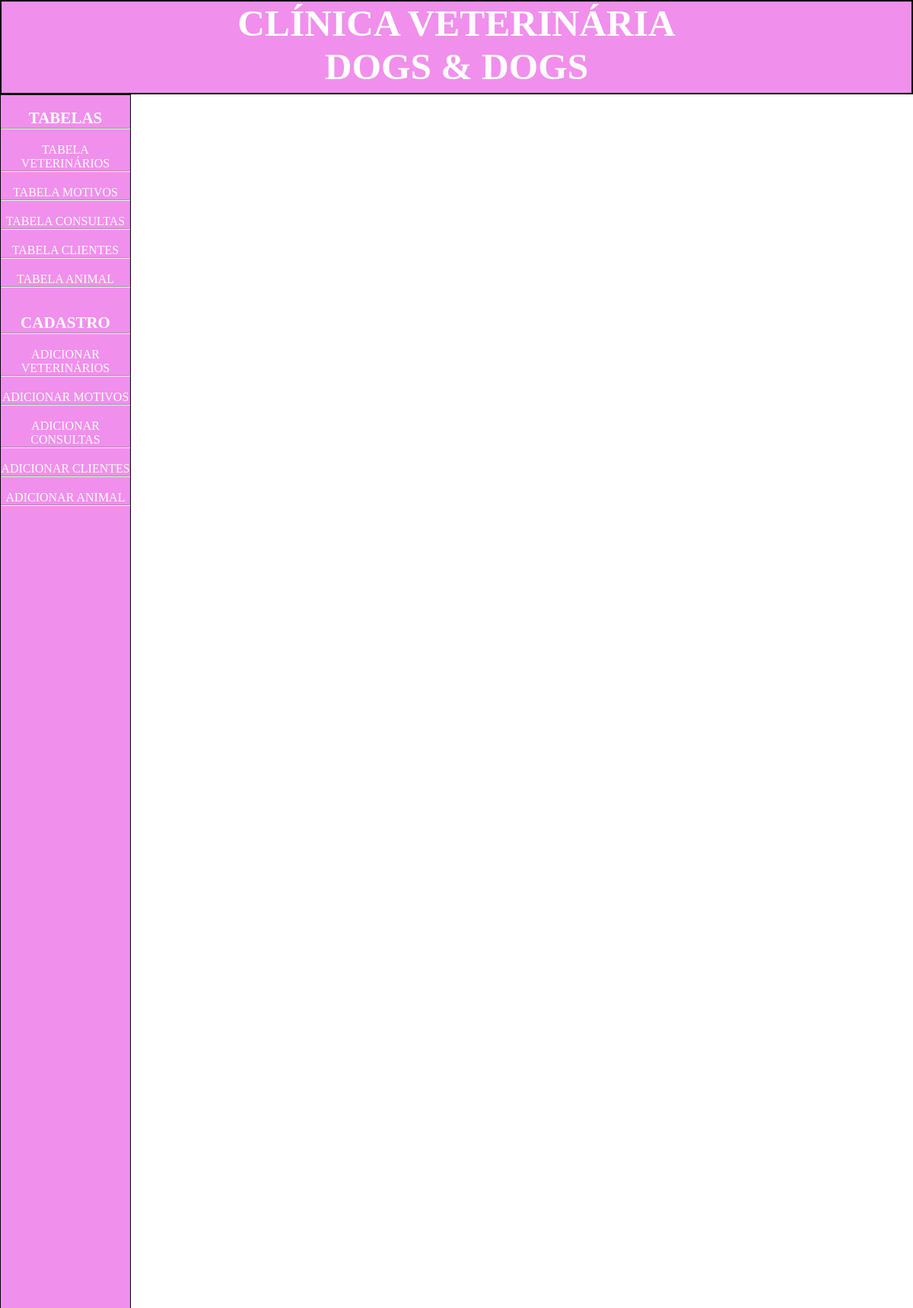
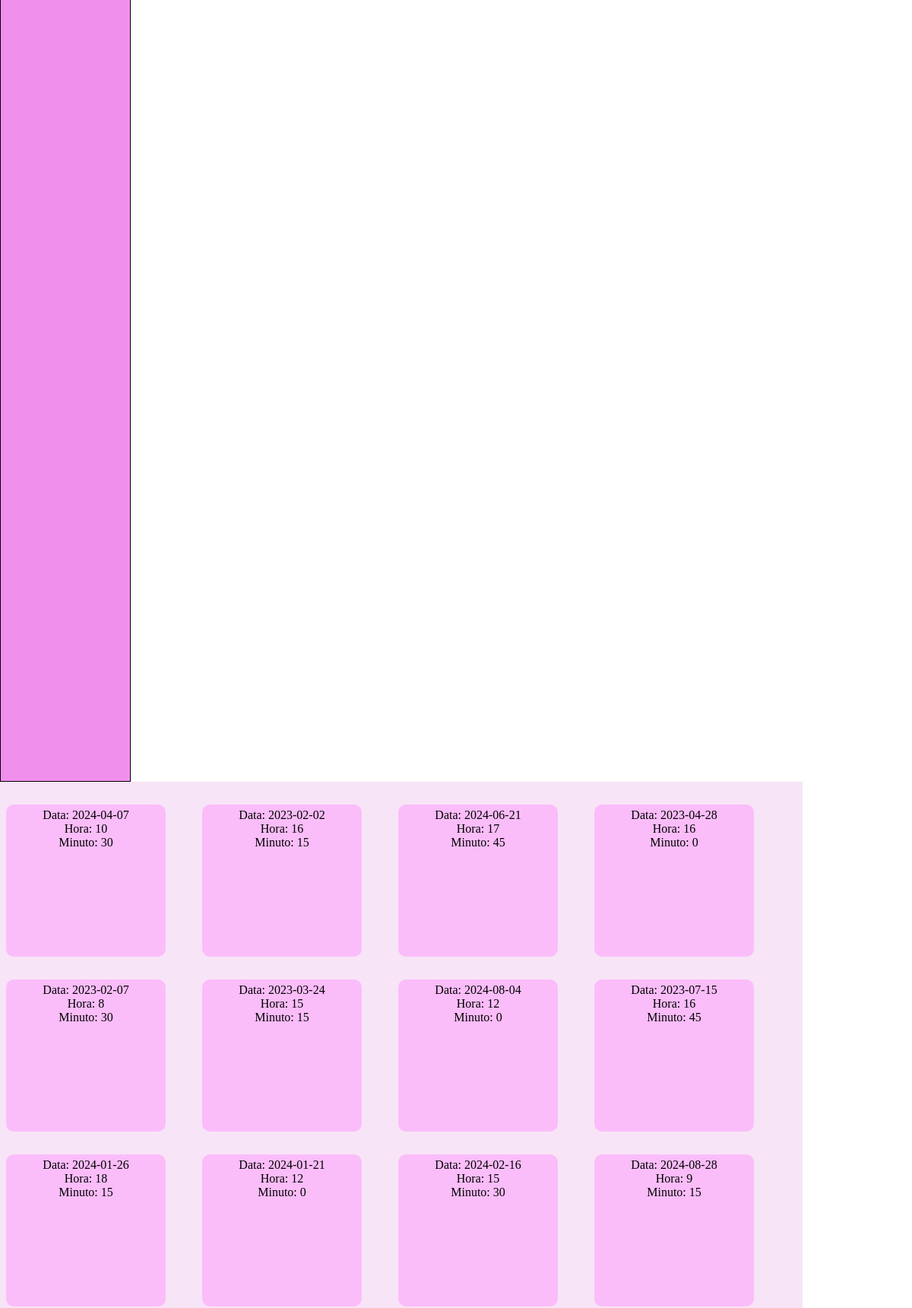
The page /consultas (upper part) on the database its author committed (2 pictures, top to bottom).
### models.py (models this page shows, shortened)
class Consulta(Base):
    __tablename__ = 'TAB_CONSULTA'
    idConsulta = Column(Integer, primary_key=True)
    motivo_id2 = Column(Integer,ForeignKey('TAB_MOTIVO.id_motivo'))
    motivo = relationship('Motivo')
    hora2 = Column(Integer, nullable=False, index=True)
    minuto = Column(Integer, nullable=False, index=True)
    data2 = Column(String(8), nullable=False, index=True)
    idAnimal2 = Column(Integer, ForeignKey('TAB_ANIMAL.id_animal'))
    animal = relationship('Animal')
    idVeterinario2 = Column(Integer, ForeignKey('TAB_VETERINARIO.id_vet2'))
    veterinario = relationship('Veterinario')
    def serialize_consulta(self):
        dados_consulta = {
            "idConsulta": self.idConsulta,
            "motivo_id2": self.motivo_id2,
            "hora2": self.hora2,
            "minuto": self.minuto,
            "data2": self.data2,
            "idAnimal2": self.idAnimal2,
            "idVeterinario2": self.idVeterinario2,
        }
        return dados_consulta

### app.py (the view)
@app.route('/consultas', methods=['GET', 'POST'])
def consultas():
    sql_consultas = select(Consulta)
    resultado_consultas = db_session.execute(sql_consultas).scalars()
    lista_consultas = []
    for n in resultado_consultas:
        lista_consultas.append(n.serialize_consulta())
        print(lista_consultas[-1])
    return render_template("lista_consultas.html",
                           lista_consultas=lista_consultas)

### templates/lista_consultas.html
{% extends 'base.html' %}
{% block conteudo%}
    {% for item in lista_consultas %}
        <div class="card_itens">
        Data: {{item.data2}}<br>
        Hora: {{item.hora2}}<br>
        Minuto: {{item.minuto}}<br>
            </div>
    {% endfor%}
{% endblock conteudo%}

### static/template.css (style rules this page uses)
* { margin: 0; padding: 0; }
.card_itens { background-color: #fbbdfa; text-align: center; display: inline-block; height: 190px; width: 200px; border-radius: 10px; margin-top: 30px; margin-right: 40px; font-size: 16px; float: left; margin-left: 8px; padding: 5px; }

### rows shown on the page
Consulta: data2 "2024-04-07", hora2 "10", minuto "30"
Consulta: data2 "2023-02-02", hora2 "16", minuto "15"
Consulta: data2 "2024-06-21", hora2 "17", minuto "45"
Consulta: data2 "2023-04-28", hora2 "16", minuto "0"
Consulta: data2 "2023-02-07", hora2 "8", minuto "30"
Consulta: data2 "2023-03-24", hora2 "15", minuto "15"
Consulta: data2 "2024-08-04", hora2 "12", minuto "0"
Consulta: data2 "2023-07-15", hora2 "16", minuto "45"
Consulta: data2 "2024-01-26", hora2 "18", minuto "15"
Consulta: data2 "2024-01-21", hora2 "12", minuto "0"
Consulta: data2 "2024-02-16", hora2 "15", minuto "30"
Consulta: data2 "2024-08-28", hora2 "9", minuto "15"
